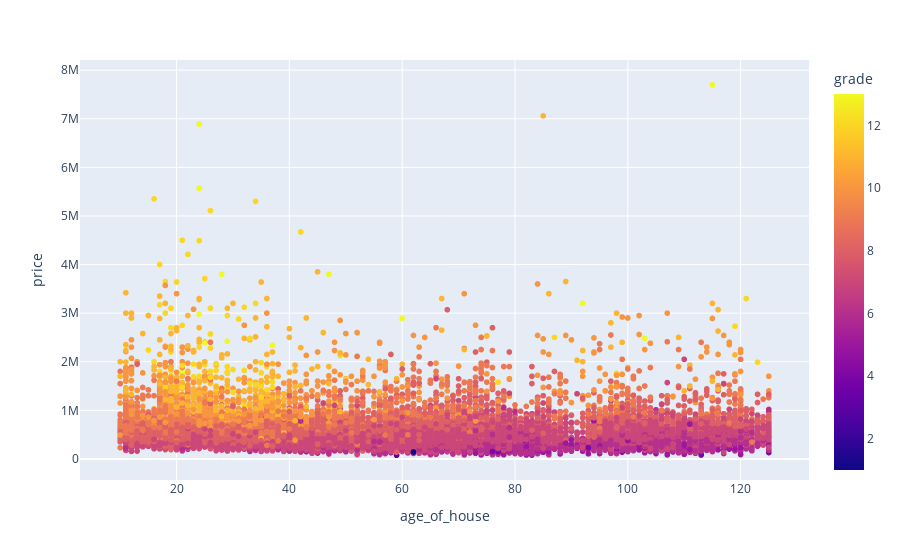

Notebook cell for this chart:
### Code cell
# there is a negative correlation between age of house and price
px.scatter(data, x='age_of_house', y='price', color='grade')

### Figure 1 — Plotly figure (JSON) as saved in the notebook; plotly's stock layout.template omitted (floating-point values rounded to 4 significant figures; data arrays with more than 128 entries replaced by an {"elided": "..."} marker saying what was removed)
{"data": [{"hovertemplate": "age_of_house=%{x}<br>price=%{y}<br>grade=%{marker.color}<extra></extra>", "legendgroup": "", "marker": {"color": {"elided": "21613 int values"}, "coloraxis": "coloraxis", "symbol": "circle"}, "mode": "markers", "name": "", "showlegend": false, "type": "scattergl", "x": {"elided": "21613 int values"}, "xaxis": "x", "y": {"elided": "21613 float values"}, "yaxis": "y"}], "layout": {"coloraxis": {"colorbar": {"title": {"text": "grade"}}, "colorscale": [[0, "#0d0887"], [0.1111, "#46039f"], [0.2222, "#7201a8"], [0.3333, "#9c179e"], [0.4444, "#bd3786"], [0.5556, "#d8576b"], [0.6667, "#ed7953"], [0.7778, "#fb9f3a"], [0.8889, "#fdca26"], [1, "#f0f921"]]}, "legend": {"tracegroupgap": 0}, "margin": {"t": 60}, "xaxis": {"anchor": "y", "domain": [0, 1], "title": {"text": "age_of_house"}}, "yaxis": {"anchor": "x", "domain": [0, 1], "title": {"text": "price"}}}}
